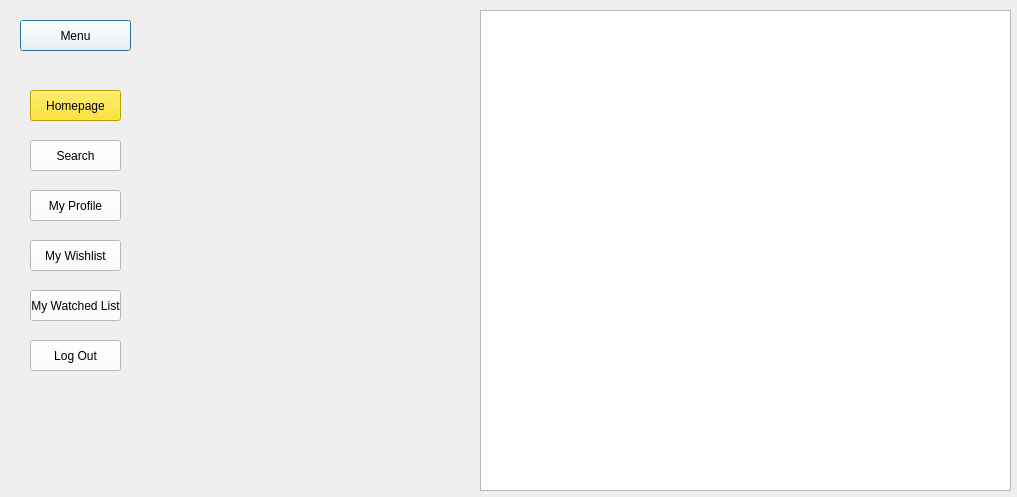
<?xml version="1.0" encoding="UTF-8"?>
<ui version="4.0">
 <class>HomepageClass</class>
 <widget class="QDialog" name="HomepageClass">
  <property name="geometry">
   <rect>
    <x>0</x>
    <y>0</y>
    <width>1017</width>
    <height>497</height>
   </rect>
  </property>
  <property name="windowTitle">
   <string>Homepage</string>
  </property>
  <widget class="QListWidget" name="listWidget">
   <property name="geometry">
    <rect>
     <x>480</x>
     <y>10</y>
     <width>531</width>
     <height>481</height>
    </rect>
   </property>
   <property name="font">
    <font>
     <pointsize>12</pointsize>
    </font>
   </property>
   <property name="autoFillBackground">
    <bool>false</bool>
   </property>
  </widget>
  <widget class="QFrame" name="frame">
   <property name="geometry">
    <rect>
     <x>10</x>
     <y>10</y>
     <width>131</width>
     <height>381</height>
    </rect>
   </property>
   <property name="styleSheet">
    <string notr="true">background-color: transparent</string>
   </property>
   <property name="frameShape">
    <enum>QFrame::StyledPanel</enum>
   </property>
   <property name="frameShadow">
    <enum>QFrame::Raised</enum>
   </property>
   <widget class="QPushButton" name="MenuButton">
    <property name="geometry">
     <rect>
      <x>10</x>
      <y>10</y>
      <width>111</width>
      <height>31</height>
     </rect>
    </property>
    <property name="styleSheet">
     <string notr="true">background-color: rgb(255,255,255);
font: 700 9pt &quot;Segoe UI&quot;;</string>
    </property>
    <property name="text">
     <string>Menu</string>
    </property>
    <property name="icon">
     <iconset theme="go-bottom">
      <normaloff>.</normaloff>.</iconset>
    </property>
    <property name="flat">
     <bool>false</bool>
    </property>
   </widget>
   <widget class="QPushButton" name="WatchedListButton">
    <property name="geometry">
     <rect>
      <x>20</x>
      <y>280</y>
      <width>91</width>
      <height>31</height>
     </rect>
    </property>
    <property name="styleSheet">
     <string notr="true">background-color: rgb(255,255,255);</string>
    </property>
    <property name="text">
     <string>My Watched List</string>
    </property>
   </widget>
   <widget class="QPushButton" name="WishListButton">
    <property name="geometry">
     <rect>
      <x>20</x>
      <y>230</y>
      <width>91</width>
      <height>31</height>
     </rect>
    </property>
    <property name="styleSheet">
     <string notr="true">background-color: rgb(255,255,255);</string>
    </property>
    <property name="text">
     <string>My Wishlist</string>
    </property>
   </widget>
   <widget class="QPushButton" name="LogOutButton">
    <property name="geometry">
     <rect>
      <x>20</x>
      <y>330</y>
      <width>91</width>
      <height>31</height>
     </rect>
    </property>
    <property name="styleSheet">
     <string notr="true">background-color: rgb(255,255,255);</string>
    </property>
    <property name="text">
     <string>Log Out</string>
    </property>
   </widget>
   <widget class="QPushButton" name="HomepageButton">
    <property name="geometry">
     <rect>
      <x>20</x>
      <y>80</y>
      <width>91</width>
      <height>31</height>
     </rect>
    </property>
    <property name="styleSheet">
     <string notr="true">background-color: rgb(255,222,0)</string>
    </property>
    <property name="text">
     <string>Homepage</string>
    </property>
   </widget>
   <widget class="QPushButton" name="MyProfileButton">
    <property name="geometry">
     <rect>
      <x>20</x>
      <y>180</y>
      <width>91</width>
      <height>31</height>
     </rect>
    </property>
    <property name="autoFillBackground">
     <bool>false</bool>
    </property>
    <property name="styleSheet">
     <string notr="true">background-color: rgb(255,255,255);</string>
    </property>
    <property name="text">
     <string>My Profile</string>
    </property>
    <property name="checkable">
     <bool>false</bool>
    </property>
    <property name="flat">
     <bool>false</bool>
    </property>
   </widget>
   <widget class="QPushButton" name="SearchButton">
    <property name="geometry">
     <rect>
      <x>20</x>
      <y>130</y>
      <width>91</width>
      <height>31</height>
     </rect>
    </property>
    <property name="styleSheet">
     <string notr="true">background-color: rgb(255,255,255);</string>
    </property>
    <property name="text">
     <string>Search</string>
    </property>
   </widget>
  </widget>
 </widget>
 <layoutdefault spacing="6" margin="11"/>
 <resources/>
 <connections/>
</ui>
